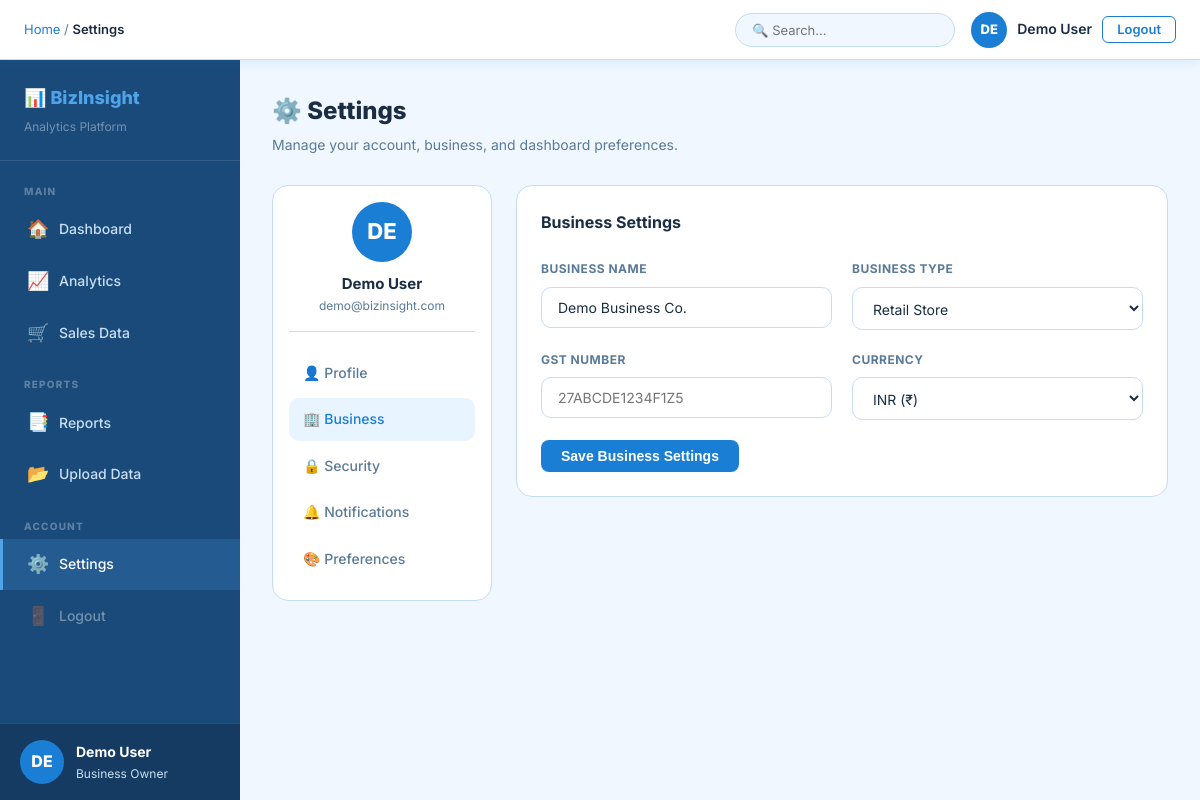
Page /settings.php?tab=business (signed in) on the committed database.
### tables this page shows
CREATE TABLE IF NOT EXISTS users (
  id            INT AUTO_INCREMENT PRIMARY KEY,
  name          VARCHAR(100)  NOT NULL,
  email         VARCHAR(150)  NOT NULL UNIQUE,
  password      VARCHAR(255)  NOT NULL,
  business_name VARCHAR(150)  DEFAULT '',
  business_type VARCHAR(80)   DEFAULT '',
  phone         VARCHAR(30)   DEFAULT '',
  city          VARCHAR(80)   DEFAULT '',
  gst           VARCHAR(30)   DEFAULT '',
  currency      VARCHAR(10)   DEFAULT 'INR',
  created_at    DATETIME      DEFAULT CURRENT_TIMESTAMP,
  updated_at    DATETIME      DEFAULT CURRENT_TIMESTAMP ON UPDATE CURRENT_TIMESTAMP
);

### includes/auth_check.php (called while the page is built, shortened)
<?php
function getCurrentUser() {
    return [
        'id'    => $_SESSION['user_id'],
        'name'  => $_SESSION['user_name']  ?? 'User',
        'email' => $_SESSION['user_email'] ?? '',
    ];
}
?>

### includes/functions.php (called while the page is built, shortened)
<?php
function e($str) {
    return htmlspecialchars($str, ENT_QUOTES, 'UTF-8');
}
?>

### settings.php (the view, shortened to what this page needs)
<?php
require_once 'includes/auth_check.php';
require_once 'includes/db.php';
require_once 'includes/functions.php';
$user = getCurrentUser();
$uid  = $user['id'];
$stmt = $conn->prepare("SELECT * FROM users WHERE id = ?");
$stmt->bind_param("i", $uid);
$stmt->execute();
$profile = $stmt->get_result()->fetch_assoc();
$active_tab = $_GET['tab'] ?? 'profile';
include 'includes/header.php';
?>
<div class="page-header">
  <div>
    <h1>⚙️ Settings</h1>
    <p>Manage your account, business, and dashboard preferences.</p>
  </div>
</div>
<div class="settings-grid">
  <div class="card settings-nav" style="padding:16px;height:fit-content">
    <div class="settings-nav-avatar" style="text-align:center;margin-bottom:20px;padding-bottom:16px;border-bottom:1px solid var(--border)">
      <div class="user-avatar" style="margin:0 auto 10px;width:60px;height:60px;font-size:22px"><?= strtoupper(substr($profile['name'],0,2)) ?></div>
      <div style="font-weight:700"><?= e($profile['name']) ?></div>
      <div style="font-size:12px;color:var(--text-muted)"><?= e($profile['email']) ?></div>
    </div>
    <div class="settings-nav-links">
      <a href="?tab=profile" class="settings-link <?= $active_tab==='profile'?'active':'' ?>">👤 Profile</a>
      <a href="?tab=business" class="settings-link <?= $active_tab==='business'?'active':'' ?>">🏢 Business</a>
      <a href="?tab=security" class="settings-link <?= $active_tab==='security'?'active':'' ?>">🔒 Security</a>
      <a href="?tab=notifications" class="settings-link <?= $active_tab==='notifications'?'active':'' ?>">🔔 Notifications</a>
      <a href="?tab=preferences" class="settings-link <?= $active_tab==='preferences'?'active':'' ?>">🎨 Preferences</a>
    </div>
  </div>
  <div>
    <?php if($active_tab === 'profile'): ?>
    <div class="card">
      <div class="card-title" style="margin-bottom:24px">Profile Settings</div>
      <form method="POST">
        <input type="hidden" name="action" value="profile">
        <div class="form-row-grid">
          <div class="form-group"><label>Full Name <span class="req">*</span></label><input type="text" name="name" class="input-field" value="<?= e($profile['name']) ?>" required></div>
          <div class="form-group"><label>Email (read-only)</label><input type="email" class="input-field" value="<?= e($profile['email']) ?>" readonly style="opacity:.6;cursor:not-allowed"></div>
        </div>
        <div class="form-row-grid">
          <div class="form-group"><label>Phone Number</label><input type="text" name="phone" class="input-field" value="<?= e($profile['phone'] ?? '') ?>" placeholder="+91 98765 43210"></div>
          <div class="form-group"><label>City / Location</label><input type="text" name="city" class="input-field" value="<?= e($profile['city'] ?? '') ?>" placeholder="Mumbai, India"></div>
        </div>
        <button type="submit" class="btn btn-primary">Save Profile</button>
      </form>
    </div>
    <?php elseif($active_tab === 'business'): ?>
    <div class="card">
      <div class="card-title" style="margin-bottom:24px">Business Settings</div>
      <form method="POST">
        <div class="form-row-grid">
          <div class="form-group"><label>Business Name</label><input type="text" name="business_name" class="input-field" value="<?= e($profile['business_name'] ?? '') ?>" placeholder="Your Company Name"></div>
          <div class="form-group"><label>Business Type</label>
            <select name="business_type" class="input-field">
              <?php foreach(['Retail Store','E-commerce','Service Business','Manufacturing','Wholesale','Startup'] as $t): ?>
                <option <?= ($profile['business_type']??'')===$t?'selected':'' ?>><?= $t ?></option>
              <?php endforeach; ?>
            </select>
          </div>
        </div>
        <div class="form-row-grid">
          <div class="form-group"><label>GST Number</label><input type="text" name="gst" class="input-field" value="<?= e($profile['gst'] ?? '') ?>" placeholder="27ABCDE1234F1Z5"></div>
          <div class="form-group"><label>Currency</label>
            <select name="currency" class="input-field">
              <option value="INR" <?= ($profile['currency']??'')==='INR'?'selected':'' ?>>INR (₹)</option>
            </select>
          </div>
        </div>
        <button type="submit" class="btn btn-primary">Save Business Settings</button>
      </form>
    </div>
    <?php endif; ?>
  </div>
</div>
<?php include 'includes/footer.php'; ?>

### assets/css/style.css (style rules this page uses)
*, *::before, *::after { margin: 0; padding: 0; box-sizing: border-box; }
:root { --blue: #1a7fd4; --blue-light: #e8f4ff; --blue-mid: #4fa3e8; --blue-dark: #0d5fa3; --white: #ffffff; --bg: #f0f7ff; --sidebar: #1a4a7a; --sidebar-txt: #c8dff5; --text: #1a2d42; --text-muted: #5a7a99; --border: #c5ddf4; --green: #16a34a; --red: #dc2626; --amber: #d97706; --purple: #7c3aed; --shadow: rgba(26,127,212,.12); }
body { font-family: 'Segoe UI', system-ui, -apple-system, sans-serif; background: var(--bg); color: var(--text); font-size: 15px; line-height: 1.6; min-height: 100vh; }
.btn { padding: 9px 20px; border-radius: 8px; border: none; cursor: pointer; font-size: 14px; font-weight: 600; text-decoration: none; display: inline-block; transition: all .2s; line-height: 1; }
.btn-primary { background: var(--blue); color: #fff; }
.form-group { margin-bottom: 20px; }
.form-group label { display: block; font-size: 12px; font-weight: 700; color: var(--text-muted); text-transform: uppercase; letter-spacing: .5px; margin-bottom: 8px; }
.input-field { width: 100%; padding: 11px 16px; border: 1.5px solid var(--border); border-radius: 10px; font-size: 14px; color: var(--text); background: #fff; outline: none; transition: border .2s; font-family: inherit; }
.form-row-grid { display: grid; grid-template-columns: 1fr 1fr; gap: 20px; }
.card { background: var(--white); border: 1.5px solid var(--border); border-radius: 16px; padding: 24px; margin-bottom: 24px; }
.card-title { font-size: 16px; font-weight: 700; color: var(--text); }
.settings-link { display: block; padding: 10px 14px; border-radius: 10px; color: var(--text-muted); text-decoration: none; font-size: 14px; font-weight: 500; cursor: pointer; margin-bottom: 4px; transition: all .2s; }
.settings-link:hover, .settings-link.active { background: var(--blue-light); color: var(--blue); }

### assets/css/dashboard.css (style rules this page uses)
.topbar-avatar, .user-avatar { width: 36px; height: 36px; border-radius: 50%; background: var(--blue); color: #fff; display: flex; align-items: center; justify-content: center; font-size: 13px; font-weight: 800; flex-shrink: 0; }
.user-avatar { width: 44px; height: 44px; font-size: 16px; }
.page-header { display: flex; align-items: flex-start; justify-content: space-between; margin-bottom: 28px; }
.page-header h1 { font-size: 24px; font-weight: 800; margin-bottom: 4px; }
.page-header p { color: var(--text-muted); font-size: 14px; }

### includes/header.php (style rules this page uses)
body { font-family: 'Inter', 'Segoe UI', system-ui, sans-serif; }

### settings.php (style rules this page uses)
.settings-grid { display: grid; grid-template-columns: 220px 1fr; gap: 24px; }

### rows in the picture
users: name "DE", name "Demo User", email "demo@bizinsight.com", business_name "Demo Business Co.", business_type "Retail Store", currency "INR (₹)"

### other values in the picture
$page_title "Settings"
$initials "DE"
$display_name "Demo User"
substr($sidebar_name, 0, 2) "DE"
$sidebar_name "Demo User"
